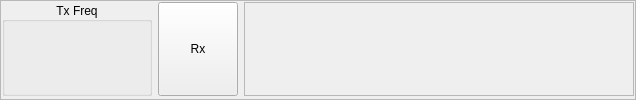
<?xml version="1.0" encoding="UTF-8"?>
<ui version="4.0">
 <class>CTxDisplay</class>
 <widget class="QFrame" name="CTxDisplay">
  <property name="geometry">
   <rect>
    <x>0</x>
    <y>0</y>
    <width>636</width>
    <height>100</height>
   </rect>
  </property>
  <property name="windowTitle">
   <string>Frame</string>
  </property>
  <property name="frameShape">
   <enum>QFrame::StyledPanel</enum>
  </property>
  <property name="frameShadow">
   <enum>QFrame::Raised</enum>
  </property>
  <layout class="QGridLayout" name="gridLayout">
   <property name="margin">
    <number>1</number>
   </property>
   <property name="spacing">
    <number>2</number>
   </property>
   <item row="0" column="0">
    <layout class="QHBoxLayout" name="horizontalLayout" stretch="0,0,1">
     <property name="spacing">
      <number>6</number>
     </property>
     <property name="sizeConstraint">
      <enum>QLayout::SetMinimumSize</enum>
     </property>
     <property name="bottomMargin">
      <number>2</number>
     </property>
     <item>
      <widget class="FrequencySelect" name="TxFreq">
       <property name="minimumSize">
        <size>
         <width>150</width>
         <height>0</height>
        </size>
       </property>
       <property name="maximumSize">
        <size>
         <width>150</width>
         <height>16777215</height>
        </size>
       </property>
       <property name="title">
        <string>Tx Freq</string>
       </property>
       <property name="alignment">
        <set>Qt::AlignCenter</set>
       </property>
      </widget>
     </item>
     <item>
      <widget class="CLedButton" name="TxFunctions">
       <property name="sizePolicy">
        <sizepolicy hsizetype="Minimum" vsizetype="Minimum">
         <horstretch>0</horstretch>
         <verstretch>0</verstretch>
        </sizepolicy>
       </property>
       <property name="minimumSize">
        <size>
         <width>40</width>
         <height>40</height>
        </size>
       </property>
       <property name="text">
        <string>Rx</string>
       </property>
      </widget>
     </item>
     <item>
      <widget class="CTxWindow" name="TxWindow">
       <property name="frameShape">
        <enum>QFrame::StyledPanel</enum>
       </property>
       <property name="frameShadow">
        <enum>QFrame::Raised</enum>
       </property>
      </widget>
     </item>
    </layout>
   </item>
  </layout>
 </widget>
 <customwidgets>
  <customwidget>
   <class>FrequencySelect</class>
   <extends>QGroupBox</extends>
   <header>frequencyselect.h</header>
   <container>1</container>
   <slots>
    <signal>FrequencyChanged(double)</signal>
   </slots>
  </customwidget>
  <customwidget>
   <class>CLedButton</class>
   <extends>QPushButton</extends>
   <header>cledbutton.h</header>
  </customwidget>
  <customwidget>
   <class>CTxWindow</class>
   <extends>QFrame</extends>
   <header>ctxwindow.h</header>
   <container>1</container>
  </customwidget>
 </customwidgets>
 <resources/>
 <connections/>
</ui>
